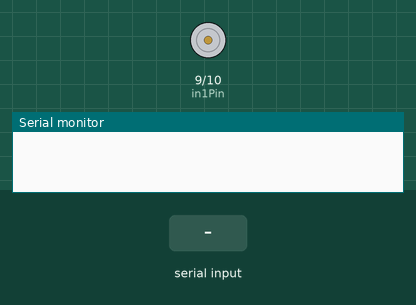
The sketch below on a simulated Arduino Uno, built with avr-gcc and run on an emulated ATmega328P. On the bench: motor-driver pin pairs drawn as motors (green arrow = first pin HIGH = forward, orange = second pin HIGH = backward, longer = more drive), the last lines printed to the serial monitor. The test bench sets the inputs (shaded band).

Above: at 1.2 s.
1.3 s: byte 30 received over Serial
At 2.2 s:
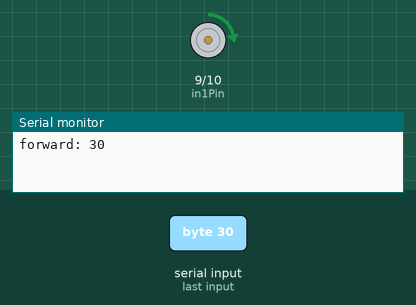
2.8 s: byte 90 received over Serial
At 3.3 s:
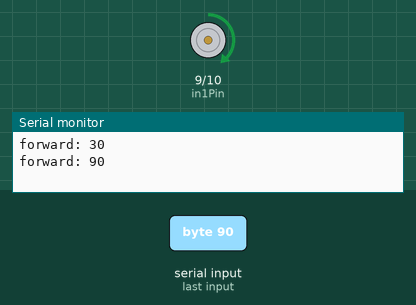
Timing chart, 0 to 5.8 s (numbered marks = the images above; inputs shaded):
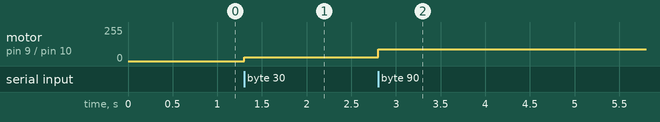

The sketch:

arduino_blowing_in_tweets.ino
```cpp
const int in1Pin = 9;
const int in2Pin = 10;

void forward(int value) {
  analogWrite(in1Pin, value);
  analogWrite(in2Pin, 0);
}

void setup() {
  pinMode(in1Pin, OUTPUT);
  pinMode(in2Pin, OUTPUT);

  Serial.begin(9600);
}

void loop() {
  if( Serial.available() > 0 ) {
    int val = Serial.read();
    forward(val);
    Serial.print("forward: ");
    Serial.println(val);
    delay(500);
  }
}
```

Measured:
- after the input at 1.3 s, motor on pin 9 (in1Pin) / pin 10 (in2Pin): stopped → forward 30/255 at once
- after the input at 2.8 s, motor on pin 9 (in1Pin) / pin 10 (in2Pin): forward 30/255 → forward 90/255 at once
